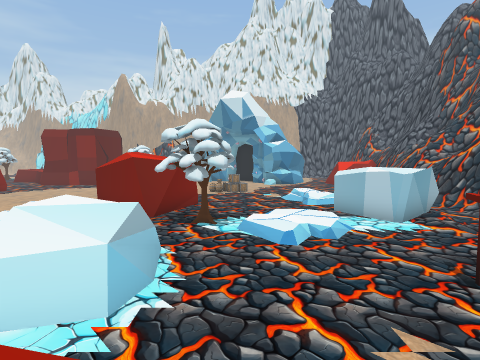
View 1 (above)

24 first-person views from a walk through a scene from a Unity 3-D project. The camera is 1.5 m above the floor, tilts 4° down and sees 80° across. The floor is counted in squares, 2 m on a side. Each view is taken from the middle of a square. On the plan, view 1 faces up. The plan holds only what a view shows up to about 10 squares ahead; the rest is blank. The place goes on beyond the plan. The player character is not drawn.

View 2
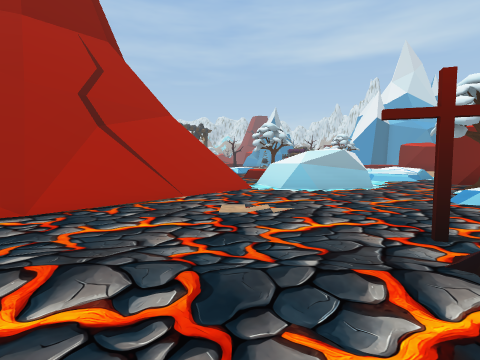

View 3
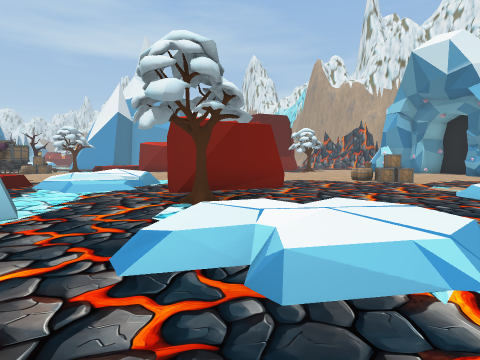

View 4
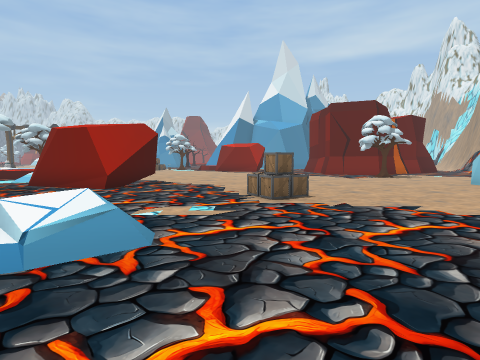

View 5
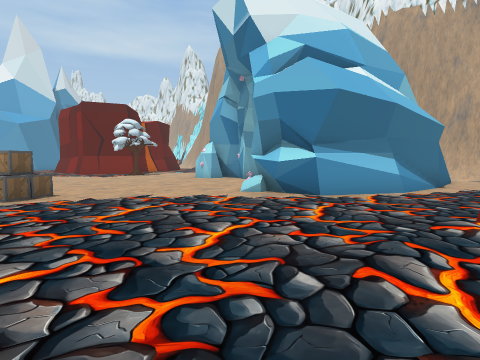

View 6
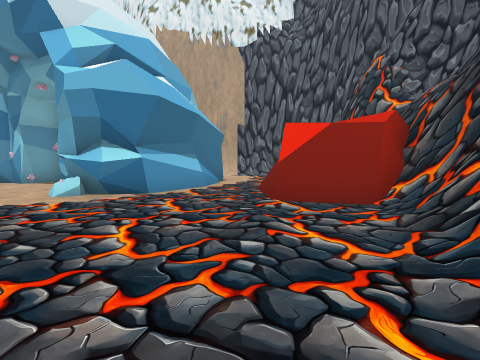

View 7
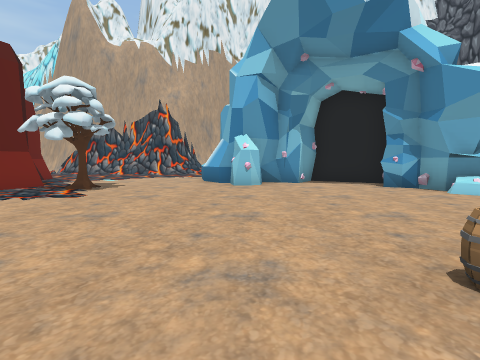

View 8
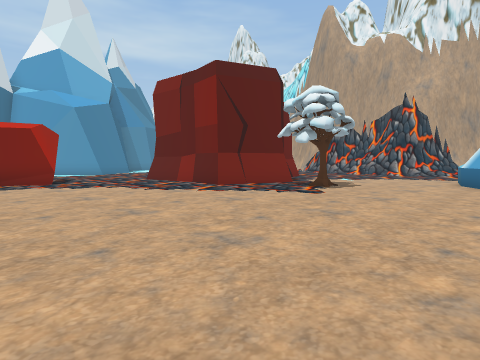

View 9
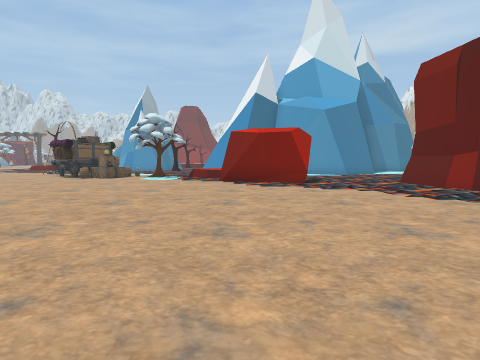

View 10
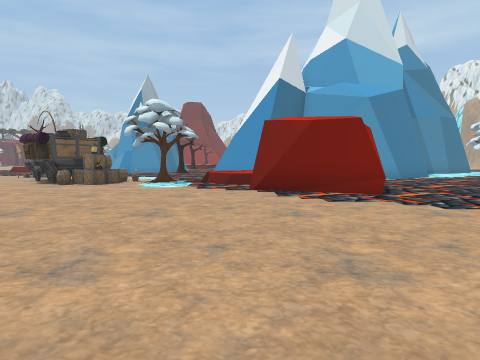

View 11
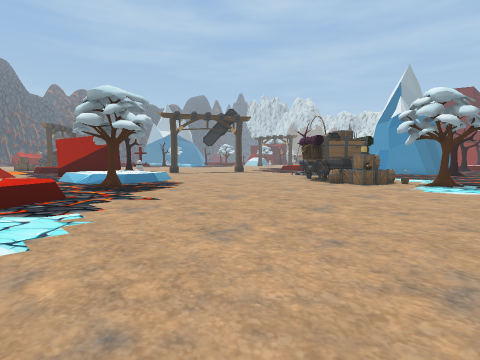

View 12
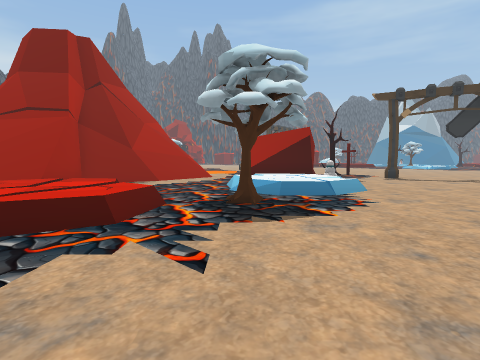

View 13
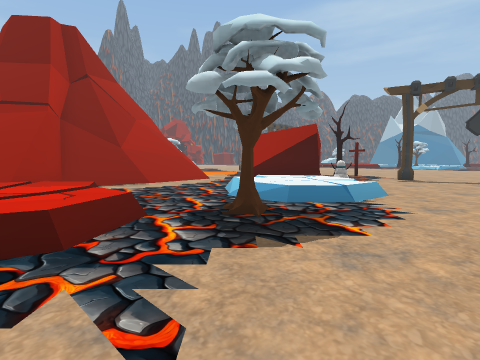

View 14
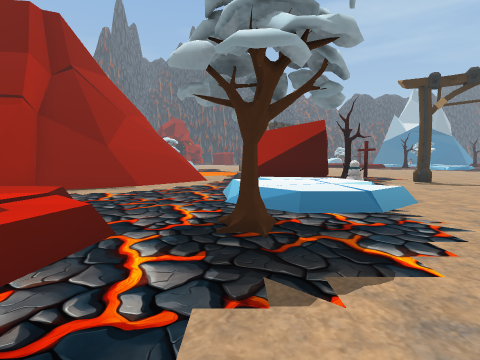

View 15
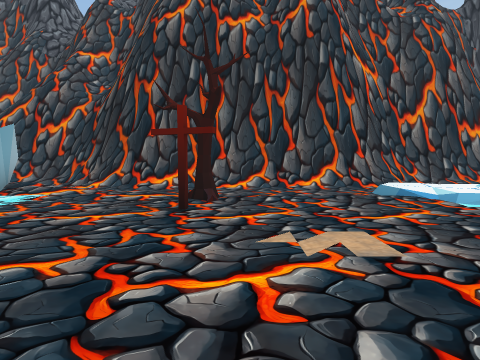

View 16
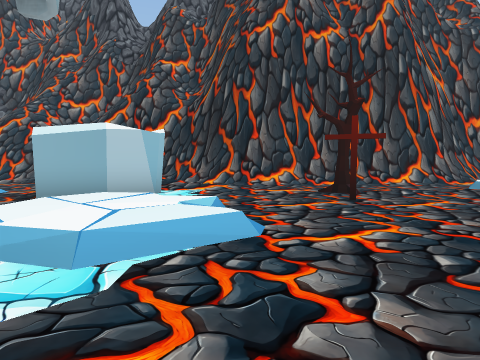

View 17
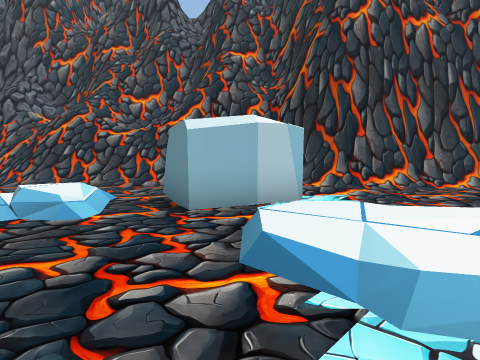

View 18
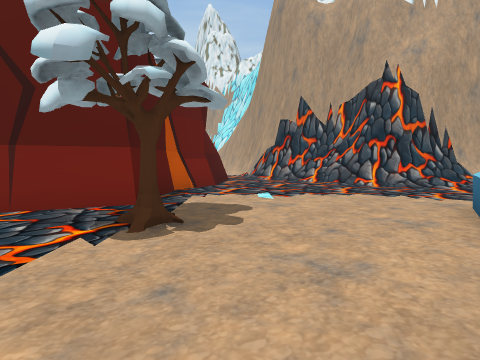

View 19
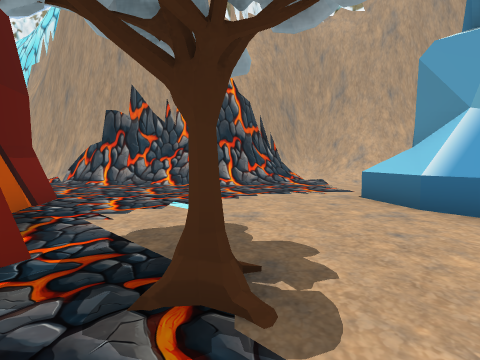

View 20
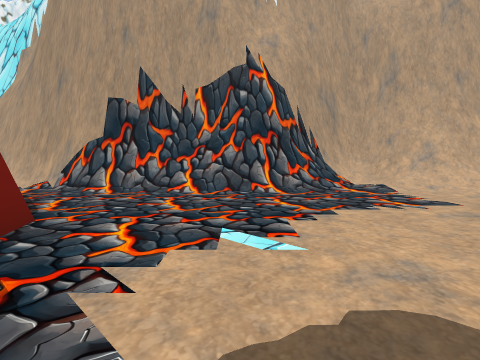

View 21
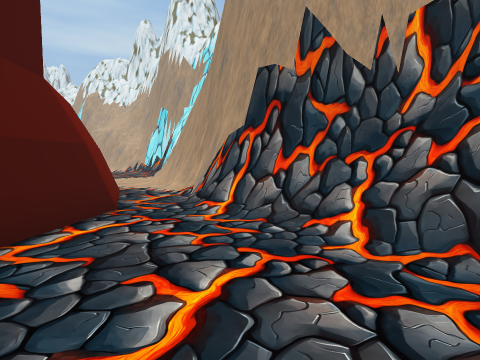

View 22
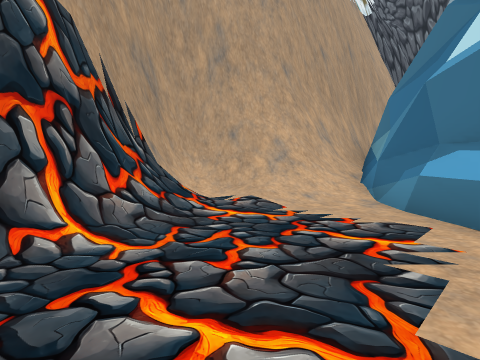

View 23
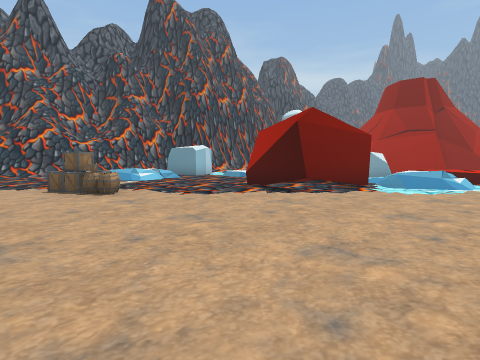

View 24
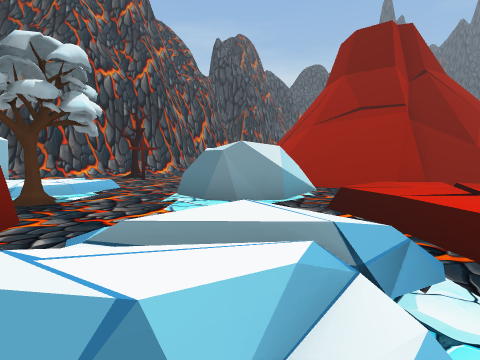

### Floor plan
Key: @ floor where view 1 was taken; # wall or solid block; x gap in a wall; . main floor; : floor 0.25 m higher than the main floor; + floor 0.5 m higher than the main floor; * floor 0.75 m higher than the main floor; / step, stairs or slope; = window, fence, low wall or low ledge; ^ raised ledge; v drop or lower ground; R rock; T tree; O other object.
Columns run from 17 left of view 1 to 9 right of it. Each row starts with its distance up from view 1.
 31 ####       ####
 30 ...#########//###
 29  ....##//##/.///#
 28   ###..........##
 27     ##........##
 26      ##......##       #.
 25       #......##       #.
 24       #......#######  #.
 23       ##......#....# ##.
 22        ##.T.......####..#
 21        ##..........###..#
 20 ... ####................###
 19 ......................../##
 18 ......................././#
 17   ......................./#
 16    R............OO.......##
 15    #............O......./#
 14   ##................#.../#
 13 ^^................./*= ./#
 12 ^............#.....///../#
 11 .............###.......//#
 10 T............###.....#R .#
  9 OO......../=x#R......##/.#
  8 OO......../*//..T//+/.#//#
  7 OO........./*..../+//.//##
  6 O........^^/......//../.##
  5    ......^^^^.RR......:.#
  4    ....T.^^^^.RR....OT..#
  3   ........^^^.RR...../..#
  2  .../++/..///////..../..#
  1 ..../++/....#/////.../..#
  0 ....O++/...##/==/@#..//.#
 -1 .... =//..=#v^^^^^##./+/##
 -2 .... R  .//#^^   ^#   ///#
 -3 .#.     ///=^            #

Where each view was taken, in squares from view 1:
view 1: 0 up, 0 right, facing up
view 2: 2 up, 6 right, facing left
view 3: 5 up, 3 right, facing up-left
view 4: 15 up, 6 right, facing left
view 5: 15 up, 7 right, facing up-left
view 6: 14 up, 6 right, facing up
view 7: 14 up, 3 left, facing up
view 8: 14 up, 3 left, facing up-left
view 9: 14 up, 4 left, facing left
view 10: 13 up, 7 left, facing left
view 11: 12 up, 7 left, facing down-left
view 12: 9 up, 10 left, facing down
view 13: 8 up, 10 left, facing down
view 14: 7 up, 10 left, facing down
view 15: 3 up, 1 left, facing right
view 16: 6 up, 2 left, facing right
view 17: 9 up, 1 left, facing right
view 18: 20 up, 4 left, facing up-left
view 19: 20 up, 7 left, facing up
view 20: 22 up, 8 left, facing up
view 21: 26 up, 8 left, facing up-left
view 22: 26 up, 8 left, facing up-right
view 23: 18 up, 8 left, facing down-right
view 24: 9 up, 7 left, facing down-right
